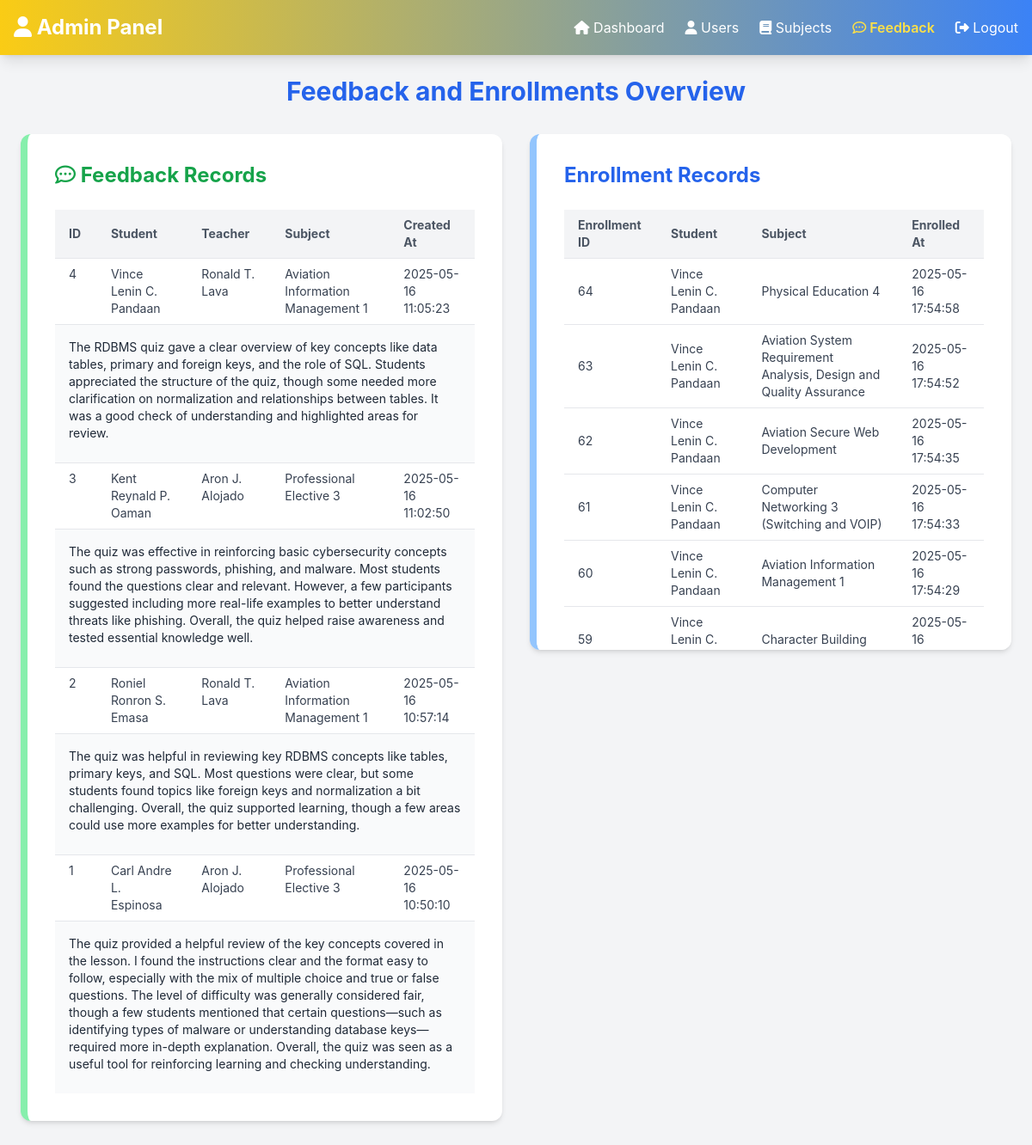
Screenshot of /pages/view_feedback.php (signed in) with the database file from the repository.
### tables this page shows
CREATE TABLE `feedback` (
  `id` int(11) NOT NULL,
  `student_id` int(11) NOT NULL,
  `teacher_id` int(11) NOT NULL,
  `subject_id` int(11) NOT NULL,
  `message` text NOT NULL,
  `created_at` timestamp NOT NULL DEFAULT current_timestamp()
);

CREATE TABLE `users` (
  `id` int(11) NOT NULL,
  `username` varchar(50) NOT NULL,
  `email` varchar(100) NOT NULL,
  `password` varchar(255) NOT NULL,
  `profile_image` varchar(255) NOT NULL,
  `role` enum('teacher','student','admin') NOT NULL,
  `created_at` timestamp NOT NULL DEFAULT current_timestamp()
);

CREATE TABLE `subjects` (
  `id` int(11) NOT NULL,
  `name` varchar(255) NOT NULL,
  `code` varchar(50) NOT NULL,
  `teacher_id` int(11) DEFAULT NULL,
  `description` text DEFAULT NULL,
  `color` varchar(50) NOT NULL DEFAULT 'bg-gray-100'
);

CREATE TABLE `enrollments` (
  `id` int(11) NOT NULL,
  `user_id` int(11) NOT NULL,
  `subject_id` int(11) NOT NULL,
  `enrolled_at` datetime DEFAULT current_timestamp()
);

### pages/view_feedback.php (the view, shortened to what this page needs)
<?php
require '../includes/db_connection.php';
try {
    $feedbacks = [];
    $enrollments = [];
    $stmt = $conn->prepare("
        SELECT feedback.id,
               feedback.message,
               feedback.created_at,
               students.username AS student_name,
               teachers.username AS teacher_name,
               subjects.name AS subject_name
        FROM feedback
        INNER JOIN users AS students ON feedback.student_id = students.id
        INNER JOIN users AS teachers ON feedback.teacher_id = teachers.id
        INNER JOIN subjects ON feedback.subject_id = subjects.id
        ORDER BY feedback.created_at DESC
    ");
    $stmt->execute();
    $feedbacks = $stmt->fetchAll(PDO::FETCH_ASSOC);
    $enrollment_stmt = $conn->prepare("
        SELECT enrollments.id AS enrollment_id,
               students.username AS student_name,
               subjects.name AS subject_name,
               enrollments.enrolled_at
        FROM enrollments
        INNER JOIN users AS students ON enrollments.user_id = students.id
        INNER JOIN subjects ON enrollments.subject_id = subjects.id
        ORDER BY enrollments.enrolled_at DESC
    ");
    $enrollment_stmt->execute();
    $enrollments = $enrollment_stmt->fetchAll(PDO::FETCH_ASSOC);
} catch (Exception $e) {
    die("Error: " . $e->getMessage());
}
?>
<!DOCTYPE html>
<html lang="en">
<head>
    <script src="https://cdn.tailwindcss.com"></script>
</head>
<body class="bg-gray-100 min-h-screen">
    <nav class="flex items-center justify-between p-4 gradient-header shadow-lg">
        <div class="text-2xl font-bold"><i class="fa fa-user"></i> Admin Panel</div>
        <ul class="flex gap-6 text-white">
            <li><a href="admin_dashboard.php" class="hover:text-yellow-300"><i class="fa fa-home"></i> Dashboard</a></li>
            <li><a href="monitor_users.php" class="hover:text-yellow-300"><i class="fa fa-user"></i> Users</a></li>
            <li><a href="assign_subject_admin.php" class="hover:text-yellow-300"><i class="fa fa-book"></i> Subjects</a></li>
            <li><a href="view_feedback.php" class="text-yellow-300 font-semibold"><i class="fa fa-commenting-o"></i> Feedback</a></li>
            <li><a href="logout.php" class="hover:text-yellow-300"><i class="fa fa-sign-out"></i> Logout</a></li>
        </ul>
    </nav>
    <main class="max-w-7xl mx-auto p-6">
        <h1 class="text-3xl font-bold text-blue-600 text-center mb-8">Feedback and Enrollments Overview</h1>
        <div class="grid grid-cols-1 md:grid-cols-2 gap-8">
            <div class="bg-white p-8 rounded-xl shadow-md border-l-8 border-green-300 space-y-4">
                <h2 class="text-2xl font-bold text-green-600 mb-6"><i class="fa fa-commenting-o"></i> Feedback Records</h2>
                <div class="overflow-x-auto">
                    <table class="w-full divide-y divide-gray-200">
                        <thead class="bg-gray-100">
                            <tr>
                                <th class="px-4 py-2 text-left text-sm font-bold text-gray-600">ID</th>
                                <th class="px-4 py-2 text-left text-sm font-bold text-gray-600">Student</th>
                                <th class="px-4 py-2 text-left text-sm font-bold text-gray-600">Teacher</th>
                                <th class="px-4 py-2 text-left text-sm font-bold text-gray-600">Subject</th>
                                <th class="px-4 py-2 text-left text-sm font-bold text-gray-600">Created At</th>
                            </tr>
                        </thead>
                        <tbody class="bg-white divide-y divide-gray-200">
                            <?php if (!empty($feedbacks)): ?>
                                <?php foreach ($feedbacks as $feedback): ?>
                                    <tr>
                                        <td class="px-4 py-2 text-sm text-gray-700 align-top"><?php echo $feedback['id']; ?></td>
                                        <td class="px-4 py-2 text-sm text-gray-700 align-top"><?php echo htmlspecialchars($feedback['student_name']); ?></td>
                                        <td class="px-4 py-2 text-sm text-gray-700 align-top"><?php echo htmlspecialchars($feedback['teacher_name']); ?></td>
                                        <td class="px-4 py-2 text-sm text-gray-700 align-top"><?php echo htmlspecialchars($feedback['subject_name']); ?></td>
                                        <td class="px-4 py-2 text-sm text-gray-700 align-top"><?php echo $feedback['created_at']; ?></td>
                                    </tr>
                                    <tr>
                                        <td colspan="5" class="px-4 pt-4 pb-6 text-sm text-gray-800 bg-gray-50">
                                            <p class="whitespace-pre-line"><?php echo nl2br(htmlspecialchars($feedback['message'])); ?></p>
                                        </td>
                                    </tr>
                                <?php endforeach; ?>
                            <?php else: ?>
                                <tr>
                                    <td colspan="5" class="px-4 py-4 text-center text-gray-500">No feedback found</td>
                                </tr>
                            <?php endif; ?>
                        </tbody>
                    </table>
                </div>
            </div>
            <div class="bg-white p-8 rounded-xl shadow-md border-l-8 border-blue-300 max-h-[600px] overflow-auto space-y-4">
                <h2 class="text-2xl font-bold text-blue-600 mb-6">Enrollment Records</h2>
                <div class="overflow-x-auto">
                    <table class="w-full divide-y divide-gray-200">
                        <thead class="bg-gray-100">
                            <tr>
                                <th class="px-4 py-2 text-left text-sm font-bold text-gray-600">Enrollment ID</th>
                                <th class="px-4 py-2 text-left text-sm font-bold text-gray-600">Student</th>
                                <th class="px-4 py-2 text-left text-sm font-bold text-gray-600">Subject</th>
                                <th class="px-4 py-2 text-left text-sm font-bold text-gray-600">Enrolled At</th>
                            </tr>
                        </thead>
                        <tbody class="bg-white divide-y divide-gray-200">
                            <?php if (!empty($enrollments)): ?>
                                <?php foreach ($enrollments as $enrollment): ?>
                                    <tr>
                                        <td class="px-4 py-2 text-sm text-gray-700"><?php echo $enrollment['enrollment_id']; ?></td>
                                        <td class="px-4 py-2 text-sm text-gray-700"><?php echo htmlspecialchars($enrollment['student_name']); ?></td>
                                        <td class="px-4 py-2 text-sm text-gray-700"><?php echo htmlspecialchars($enrollment['subject_name']); ?></td>
                                        <td class="px-4 py-2 text-sm text-gray-700"><?php echo $enrollment['enrolled_at']; ?></td>
                                    </tr>
                                <?php endforeach; ?>
                            <?php else: ?>
                                <tr>
                                    <td colspan="4" class="px-4 py-4 text-center text-gray-500">No enrollments found</td>
                                </tr>
                            <?php endif; ?>
                        </tbody>
                    </table>
                </div>
            </div>
        </div>
    </main>
</body>
</html>

### pages/view_feedback.php (style rules this page uses)
body { font-family: 'Inter', sans-serif; }
.gradient-header { background: linear-gradient(to right, #facc15, #3b82f6); color: white; }

### rows the page displays
feedback: id "4", student.username "Vince Lenin C. Pandaan", teacher.username "Ronald T. Lava", subject.name "Aviation Information Management 1", created_at "2025-05-16 11:05:23", message "The RDBMS quiz gave a clear overview of key concepts like data tables, primary and foreign keys, and the role of SQL. Students appreciated the structure of the quiz, though some needed more clarification on normalization and relationships between tables. It was a good check of understanding and highlighted areas for review."
feedback: id "3", student.username "Kent Reynald P. Oaman", teacher.username "Aron J. Alojado", subject.name "Professional Elective 3", created_at "2025-05-16 11:02:50", message "The quiz was effective in reinforcing basic cybersecurity concepts such as strong passwords, phishing, and malware. Most students found the questions clear and relevant. However, a few participants suggested including more real-life examples to better understand threats like phishing. Overall, the quiz helped raise awareness and tested essential knowledge well."
feedback: id "2", student.username "Roniel Ronron S. Emasa", teacher.username "Ronald T. Lava", subject.name "Aviation Information Management 1", created_at "2025-05-16 10:57:14", message "The quiz was helpful in reviewing key RDBMS concepts like tables, primary keys, and SQL. Most questions were clear, but some students found topics like foreign keys and normalization a bit challenging. Overall, the quiz supported learning, though a few areas could use more examples for better understanding."
feedback: id "1", student.username "Carl Andre L. Espinosa", teacher.username "Aron J. Alojado", subject.name "Professional Elective 3", created_at "2025-05-16 10:50:10", message "The quiz provided a helpful review of the key concepts covered in the lesson. I found the instructions clear and the format easy to follow, especially with the mix of multiple choice and true or false questions. The level of difficulty was generally considered fair, though a few students mentioned that certain questions—such as identifying types of malware or understanding database keys—required more in-depth explanation. Overall, the quiz was seen as a useful tool for reinforcing learning and checking understanding."
enrollments: id "64", user.username "Vince Lenin C. Pandaan", subject.name "Physical Education 4", enrolled_at "2025-05-16 17:54:58"
enrollments: id "63", user.username "Vince Lenin C. Pandaan", subject.name "Aviation System Requirement Analysis, Design and Quality Assurance", enrolled_at "2025-05-16 17:54:52"
enrollments: id "62", user.username "Vince Lenin C. Pandaan", subject.name "Aviation Secure Web Development", enrolled_at "2025-05-16 17:54:35"
enrollments: id "61", user.username "Vince Lenin C. Pandaan", subject.name "Computer Networking 3 (Switching and VOIP)", enrolled_at "2025-05-16 17:54:33"
enrollments: id "60", user.username "Vince Lenin C. Pandaan", subject.name "Aviation Information Management 1", enrolled_at "2025-05-16 17:54:29"
enrollments: id "59", user.username "Vince Lenin C.…", subject.name "Character Building", enrolled_at "2025-05-16…"
